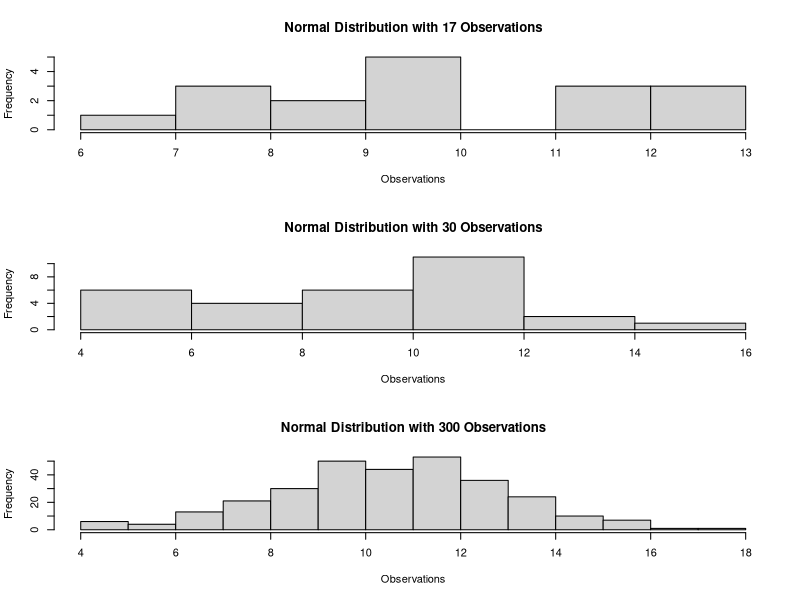
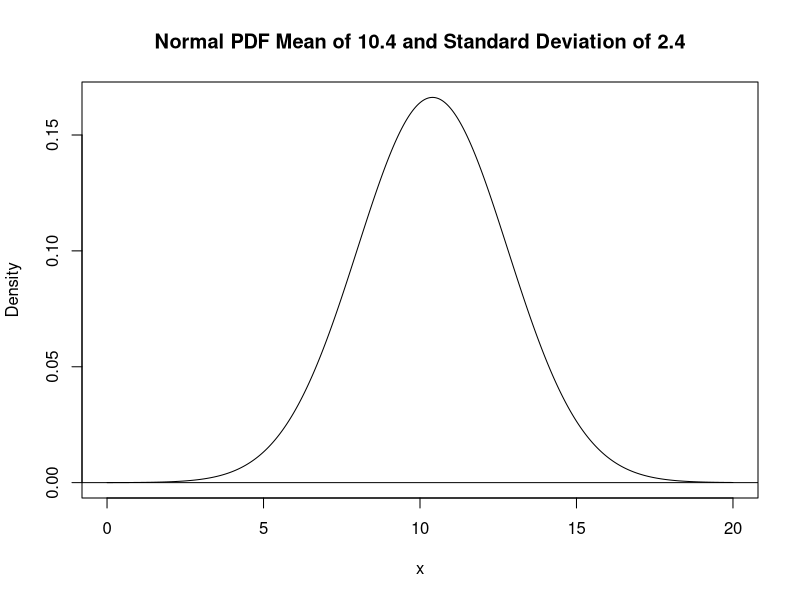

Generate these figures, in order, with R:
#Lab 4 
#load library(here)
library(here)
#Question 1
#create 3 vectors or normally- distributed random numbers with mean is 10.4, sd = 2.4
norm_17 <- rnorm(17, mean = 10.4, sd = 2.4)
norm_30 <- rnorm(30, mean = 10.4, sd = 2.4)
norm_300 <- rnorm(300, mean = 10.4, sd = 2.4)

#Question 2
# create a histogram for each
# create a file with histograms as 3 rows and 1 column using par(mfrow= c(3.1))
# Save to file using png
png(filename = "lab_04_hist_01.png",
    width = 700,
    height = 1400, 
    res = 180, 
    units = "px")
par(mfrow= c (3,1))
hist(norm_17,
     main = "Normal Distribution with 17 Observations",
     xlab = "Observations")
hist(norm_30, 
     main = "Normal Distribution with 30 Observations",
     xlab = "Observations")
hist(norm_300,
     main = "Normal Distribution with 300 Observations",
     xlab = "Observations")
dev.off()

#Question 4
#create a Normal Density Function (PDF) graph with mean= 10.4, sd= 2.4
# save as 
png(filename = "norm_1.png")
x = seq(0, 20, length.out = 1000)
y = dnorm(x, mean = 10.4, sd = 2.4)

plot(x, y, 
     main = "Normal PDF Mean of 10.4 and Standard Deviation of 2.4", 
     ylab= "Density",
     type = "l")
abline(h = 0)
dev.off()